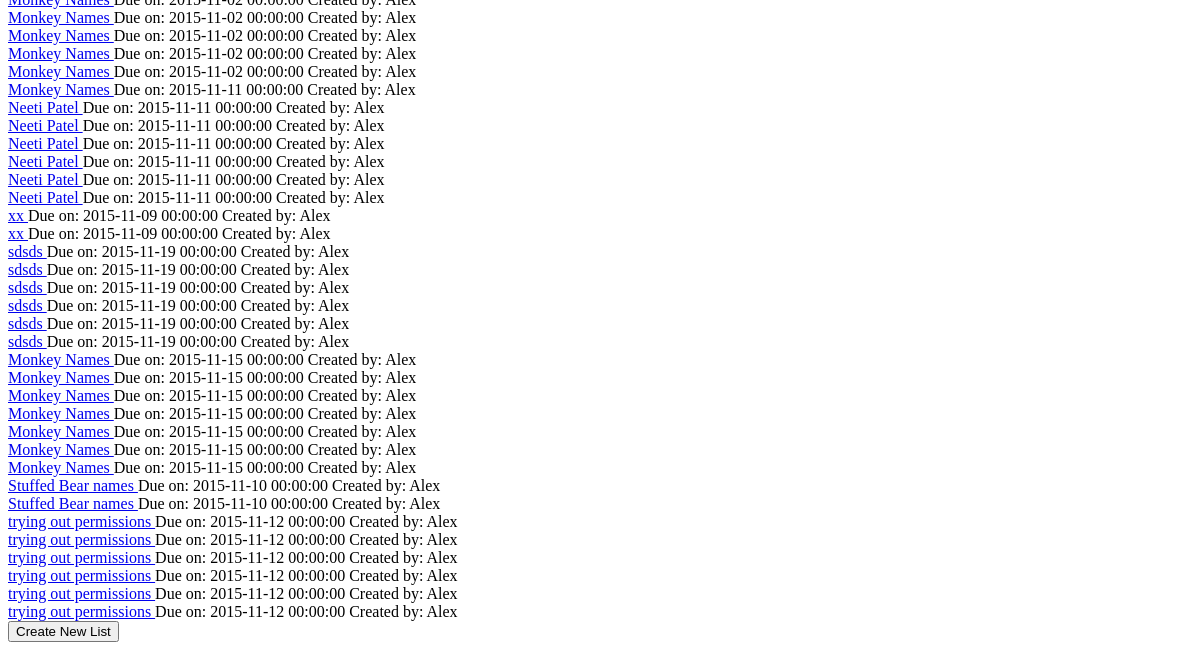
The page /existing_lists (signed in, lower part) on the database as committed earlier.
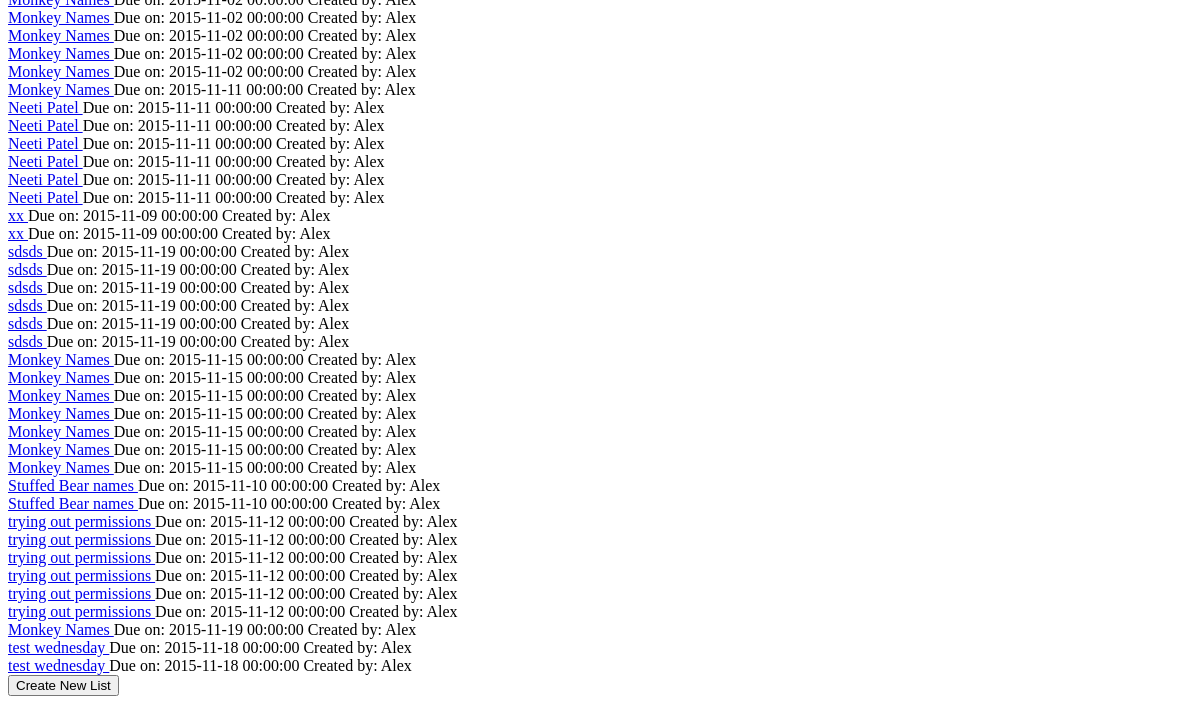
The same page on the database as committed later.
### model.py (models this page shows, shortened)
class Group(db.Model):
    __tablename__ = "groups"
    group_id = db.Column(db.Integer, autoincrement=True, primary_key=True)
    user_id = db.Column(db.Integer,db.ForeignKey('users.user_id'))
    list_id = db.Column(db.Integer,db.ForeignKey('lists.list_id'))
    permission = db.Column(db.Boolean, nullable = False, default = True)
    user = db.relationship("User",
                           backref=db.backref("groups"))
    checklist = db.relationship("List",
                            backref=db.backref("groups"))

class List(db.Model):
    __tablename__ = "lists"
    list_id = db.Column(db.Integer, autoincrement=True, primary_key=True)
    name = db.Column(db.String(20), nullable=False)
    list_type = db.Column(db.String(20))
    due_date_list = db.Column(db.DateTime, nullable=True)
    list_location_name = db.Column(db.String(50), nullable=True)
    list_location_address = db.Column(db.String(100), nullable=True)
    created_by = db.Column(db.String(50), nullable = False)

### server.py (the view)
@app.route('/existing_lists')
def existing_lists():
    user_id = session["user_id"]
    user_list_groups = Group.query.filter_by(user_id=user_id).all()
    return render_template("existing_lists.html", user_list_groups=user_list_groups)

### templates/existing_lists.html (shortened to what this page needs)
{% extends 'base.html' %}
{% block content %}
    <div id="existing_lists">
        {% for group in user_list_groups %}
            <a href="/lists/{{ group.checklist.list_id }}">
            {{ group.checklist.name }}
            </a> Due on: {{ group.checklist.due_date_list}} Created by: {{ group.checklist.created_by }}<br>
        {% endfor %}
    </div>
    <form action="/new_list_base" method="GET">
        <input type="submit" value="Create New List">
    </form>
{% endblock %}

Rows that differ between the two databases and show on the page:
added Group: checklist.name "Monkey Names", checklist.due_date_list "2015-11-19 00:00:00", checklist.created_by "Alex"
added Group: checklist.name "test wednesday", checklist.due_date_list "2015-11-18 00:00:00", checklist.created_by "Alex"
added Group: checklist.name "test wednesday", checklist.due_date_list "2015-11-18 00:00:00", checklist.created_by "Alex"
